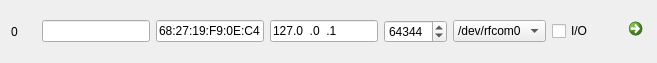
<?xml version="1.0" encoding="UTF-8"?>
<ui version="4.0">
 <class>Form</class>
 <widget class="QWidget" name="Form">
  <property name="geometry">
   <rect>
    <x>0</x>
    <y>0</y>
    <width>657</width>
    <height>61</height>
   </rect>
  </property>
  <property name="windowTitle">
   <string>Form</string>
  </property>
  <layout class="QVBoxLayout" name="verticalLayout">
   <item>
    <layout class="QHBoxLayout" name="horizontalLayout">
     <item>
      <widget class="QLabel" name="label_id">
       <property name="maximumSize">
        <size>
         <width>25</width>
         <height>16777215</height>
        </size>
       </property>
       <property name="text">
        <string>0</string>
       </property>
      </widget>
     </item>
     <item>
      <widget class="QLineEdit" name="lineEdit_name">
       <property name="sizePolicy">
        <sizepolicy hsizetype="Minimum" vsizetype="Fixed">
         <horstretch>0</horstretch>
         <verstretch>0</verstretch>
        </sizepolicy>
       </property>
       <property name="inputMask">
        <string extracomment="&quot;Device name&quot;"/>
       </property>
       <property name="text">
        <string extracomment="&quot;Device name&quot;"/>
       </property>
       <property name="readOnly">
        <bool>false</bool>
       </property>
      </widget>
     </item>
     <item>
      <widget class="QLineEdit" name="lineEdit_mac_address">
       <property name="sizePolicy">
        <sizepolicy hsizetype="Minimum" vsizetype="Fixed">
         <horstretch>0</horstretch>
         <verstretch>0</verstretch>
        </sizepolicy>
       </property>
       <property name="inputMask">
        <string/>
       </property>
       <property name="text">
        <string extracomment="Mac address">68:27:19:F9:0E:C4</string>
       </property>
      </widget>
     </item>
     <item>
      <widget class="QLineEdit" name="lineEdit_ip_address">
       <property name="sizePolicy">
        <sizepolicy hsizetype="Minimum" vsizetype="Fixed">
         <horstretch>0</horstretch>
         <verstretch>0</verstretch>
        </sizepolicy>
       </property>
       <property name="inputMask">
        <string>000.000.000.000</string>
       </property>
       <property name="text">
        <string extracomment="Ip adress">127.0.0.1</string>
       </property>
      </widget>
     </item>
     <item>
      <widget class="QSpinBox" name="spinBox">
       <property name="showGroupSeparator" stdset="0">
        <bool>false</bool>
       </property>
       <property name="minimum">
        <number>49152</number>
       </property>
       <property name="maximum">
        <number>65535</number>
       </property>
       <property name="value">
        <number>64344</number>
       </property>
       <property name="displayIntegerBase">
        <number>10</number>
       </property>
      </widget>
     </item>
     <item>
      <widget class="QComboBox" name="comboBox_rf_port">
       <item>
        <property name="text">
         <string>/dev/rfcom0</string>
        </property>
       </item>
       <item>
        <property name="text">
         <string>New Item</string>
        </property>
       </item>
      </widget>
     </item>
     <item>
      <widget class="QCheckBox" name="checkBox_connection">
       <property name="text">
        <string>I/O</string>
       </property>
      </widget>
     </item>
     <item>
      <widget class="QCommandLinkButton" name="commandLinkButton">
       <property name="sizePolicy">
        <sizepolicy hsizetype="Minimum" vsizetype="Minimum">
         <horstretch>0</horstretch>
         <verstretch>0</verstretch>
        </sizepolicy>
       </property>
       <property name="maximumSize">
        <size>
         <width>25</width>
         <height>16777215</height>
        </size>
       </property>
       <property name="text">
        <string/>
       </property>
      </widget>
     </item>
    </layout>
   </item>
  </layout>
 </widget>
 <resources/>
 <connections/>
</ui>
